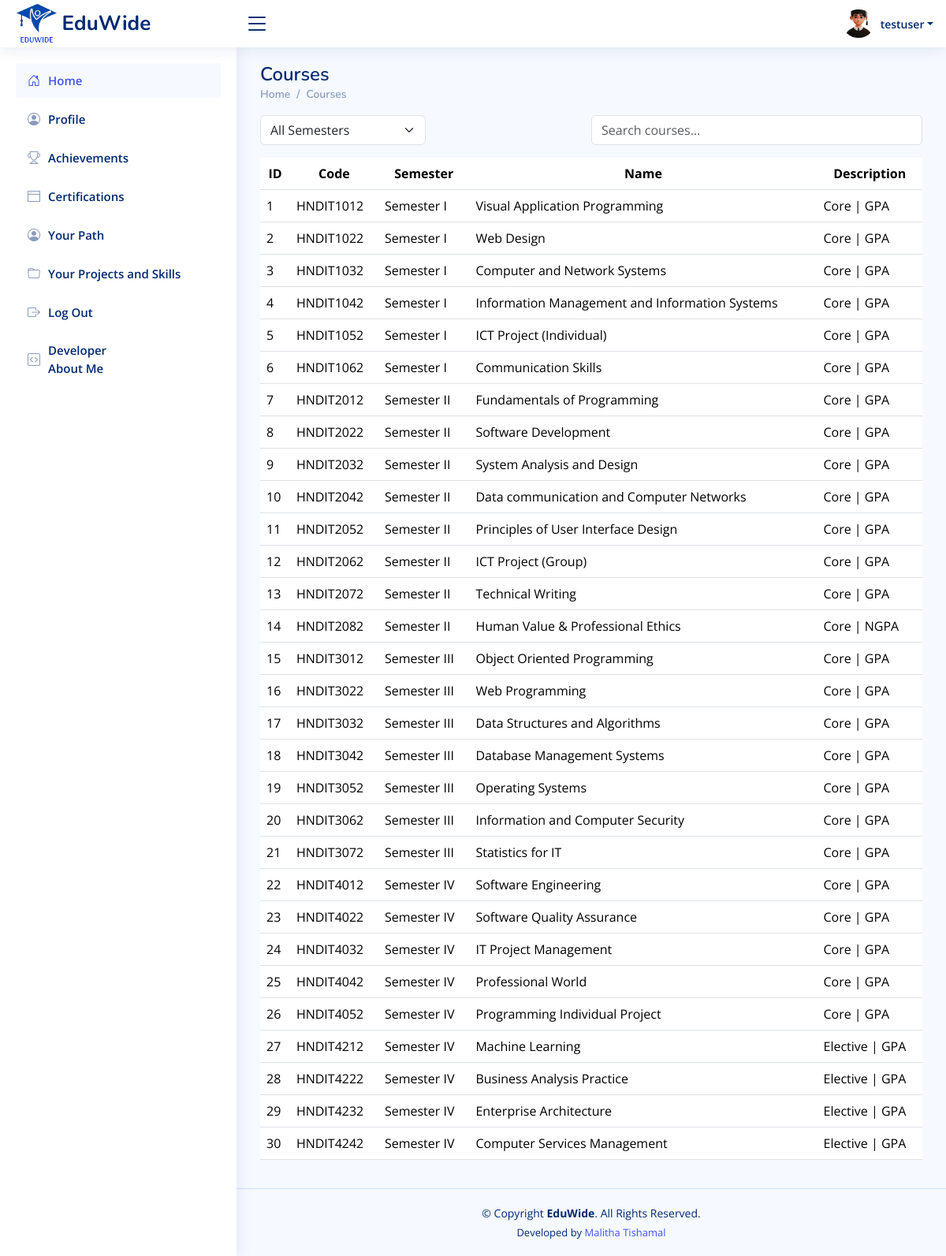
The app's page /oddstudents/pages-courses.php (signed in) with its own data.
### tables this page shows
CREATE TABLE `former_students` (
  `id` int(11) NOT NULL,
  `username` varchar(255) NOT NULL,
  `reg_id` varchar(255) NOT NULL,
  `nic` varchar(20) NOT NULL,
  `email` varchar(255) NOT NULL,
  `profile_picture` varchar(255) DEFAULT 'uploads/profile_pictures/default.png',
  `mobile` varchar(15) NOT NULL,
  `study_year` int(11) NOT NULL,
  `nowstatus` enum('study','work','intern','free') NOT NULL,
  `facebook` varchar(200) NOT NULL,
  `github` varchar(200) NOT NULL,
  `blog` varchar(200) NOT NULL,
  `linkedin` varchar(200) NOT NULL,
  `password` varchar(255) NOT NULL,
  `status` varchar(20) NOT NULL DEFAULT 'pending',
  `created_at` timestamp NOT NULL DEFAULT current_timestamp(),
  `updated_at` timestamp NOT NULL DEFAULT current_timestamp() ON UPDATE current_timestamp()
);

CREATE TABLE `subjects` (
  `id` int(11) NOT NULL,
  `semester` varchar(50) DEFAULT NULL,
  `code` varchar(20) DEFAULT NULL,
  `name` varchar(255) DEFAULT NULL,
  `description` varchar(255) DEFAULT NULL
);

### oddstudents/pages-courses.php (the view, shortened to what this page needs)
<?php
require_once '../includes/db-conn.php';
$user_id = $_SESSION['former_student_id'];
$sql = "SELECT * FROM former_students WHERE id = ?";
$stmt = $conn->prepare($sql);
$stmt->bind_param("i", $user_id);
$stmt->execute();
$result = $stmt->get_result();
$user = $result->fetch_assoc();
$sql = "SELECT * FROM subjects";
$result = $conn->query($sql);
?>
<!DOCTYPE html>
<html lang="en">
<head>
    <?php include_once("../includes/css-links-inc.php"); ?>
</head>
<body>
    <?php include_once("../includes/header.php") ?>
    <?php include_once("../includes/formers-sidebar.php") ?>
    <main id="main" class="main">
        <div class="pagetitle">
            <h1>Courses</h1>
            <nav>
                <ol class="breadcrumb">
                    <li class="breadcrumb-item"><a href="">Home</a></li>
                    <li class="breadcrumb-item"><a href="">Courses</a></li>
                </ol>
            </nav>
        </div>
        <section class="section">
            <div class="d-flex justify-content-between mb-3">
                <select id="semesterFilter" class="form-select w-25">
                    <option value="">All Semesters</option>
                </select>
                        <input type="text" id="searchInput" class="form-control w-50" placeholder="Search courses...">
            </div>
            <table id="courseDataTable" class="table ">
                <thead class="align-middle text-center">
                    <tr>
                        <th>ID</th>
                        <th>Code</th>
                        <th>Semester</th>
                        <th>Name</th>
                        <th>Description</th>
                    </tr>
                </thead>
                <tbody id="courseTable">
                    <?php
                    if ($result->num_rows > 0) {
                        while ($row = $result->fetch_assoc()) {
                            echo "<tr>";
                            echo "<td>" . $row['id'] . "</td>";
                            echo "<td>" . $row['code'] . "</td>";
                            echo "<td class='semester'>" . $row['semester'] . "</td>";
                            echo "<td class='course-name'>" . $row['name'] . "</td>";
                            echo "<td>" . $row['description'] . "</td>";
                            echo "</tr>";
                        }
                    } else {
                        echo "<tr><td colspan='6' class='text-center'>No Courses.</td></tr>";
                    }
                    ?>
                </tbody>
            </table>
        </section>
    </main>
    <?php include_once("../includes/footer.php") ?>
</body>
</html>

### includes/header.php (shortened to what this page needs)
<header id="header" class="header fixed-top d-flex align-items-center">
    <div class="d-flex align-items-center justify-content-between">
        <a href="" class="logo d-flex align-items-center">
            <img src="<?php echo $base_url; ?>assets/images/logos/eduwide-logo.png" alt="">
            <span class="d-none d-lg-block">EduWide</span>
        </a>
        <i class="bi bi-list toggle-sidebar-btn"></i>
    </div>
    <nav class="header-nav ms-auto">
        <ul class="d-flex align-items-center">
            <?php
                $profilePic = isset($user['profile_picture']) && $user['profile_picture'] ? $user['profile_picture'] : 'default.png';
            ?>
            <li class="nav-item dropdown pe-3">
                <a class="nav-link nav-profile d-flex align-items-center pe-0" href="#" data-bs-toggle="dropdown">
                   <img id="profilePicture" src="<?php echo $profilePic; ?>" alt="Profile Picture" class="rounded-circle" style="width: 40px !important; height: 40px !important; object-fit: cover;">
                    <span class="d-none d-md-block dropdown-toggle ps-2"><?php echo htmlspecialchars($user['username']); ?></span>
                </a>
            </li>
        </ul>
    </nav>
</header>

### assets/css/style.css (style rules this page uses)
:root { scroll-behavior: smooth; }
body { font-family: "Open Sans", sans-serif; background: #f6f9ff; color: #444444; }
a { color: #4154f1; text-decoration: none; }
h1, h2, h3, h4, h5, h6 { font-family: "Nunito", sans-serif; }
#main { margin-top: 60px; padding: 20px 30px; transition: all 0.3s; }
.pagetitle { margin-bottom: 10px; }
.pagetitle h1 { font-size: 24px; margin-bottom: 0; font-weight: 600; color: #012970; }
.breadcrumb { font-size: 14px; font-family: "Nunito", sans-serif; color: #899bbd; font-weight: 600; }
.breadcrumb a { color: #899bbd; transition: 0.3s; }
.breadcrumb .breadcrumb-item::before { color: #899bbd; }
.logo { line-height: 1; }
@media (min-width: 1200px) { .logo { width: 280px; } }
.logo img { max-height: 50px; margin-right: 6px; }
.logo span { font-size: 26px; font-weight: 700; color: #012970; font-family: "Nunito", sans-serif; }
.header { transition: all 0.5s; z-index: 997; height: 60px; box-shadow: 0px 2px 20px rgba(1, 41, 112, 0.1); background-color: #fff; padding-left: 20px; }
.header .toggle-sidebar-btn { font-size: 32px; padding-left: 10px; cursor: pointer; color: #012970; }
.header-nav ul { list-style: none; }
.header-nav>ul { margin: 0; padding: 0; }
.header-nav .nav-profile { color: #012970; }
.header-nav .nav-profile img { max-height: 36px; }
.header-nav .nav-profile span { font-size: 14px; font-weight: 600; }
@media (min-width: 1200px) { #main, #footer { margin-left: 300px; } }

### records on screen
former_students: profile_picture (placeholder picture), username "testuser"
subjects: id "1", code "HNDIT1012", semester "Semester I", name "Visual Application Programming", description "Core | GPA"
subjects: id "2", code "HNDIT1022", semester "Semester I", name "Web Design", description "Core | GPA"
subjects: id "3", code "HNDIT1032", semester "Semester I", name "Computer and Network Systems", description "Core | GPA"
subjects: id "4", code "HNDIT1042", semester "Semester I", name "Information Management and Information Systems", description "Core | GPA"
subjects: id "5", code "HNDIT1052", semester "Semester I", name "ICT Project (Individual)", description "Core | GPA"
subjects: id "6", code "HNDIT1062", semester "Semester I", name "Communication Skills", description "Core | GPA"
subjects: id "7", code "HNDIT2012", semester "Semester II", name "Fundamentals of Programming", description "Core | GPA"
subjects: id "8", code "HNDIT2022", semester "Semester II", name "Software Development", description "Core | GPA"
subjects: id "9", code "HNDIT2032", semester "Semester II", name "System Analysis and Design", description "Core | GPA"
subjects: id "10", code "HNDIT2042", semester "Semester II", name "Data communication and Computer Networks", description "Core | GPA"
subjects: id "11", code "HNDIT2052", semester "Semester II", name "Principles of User Interface Design", description "Core | GPA"
subjects: id "12", code "HNDIT2062", semester "Semester II", name "ICT Project (Group)", description "Core | GPA"
subjects: id "13", code "HNDIT2072", semester "Semester II", name "Technical Writing", description "Core | GPA"
subjects: id "14", code "HNDIT2082", semester "Semester II", name "Human Value & Professional Ethics", description "Core | NGPA"
subjects: id "15", code "HNDIT3012", semester "Semester III", name "Object Oriented Programming", description "Core | GPA"
subjects: id "16", code "HNDIT3022", semester "Semester III", name "Web Programming", description "Core | GPA"
subjects: id "17", code "HNDIT3032", semester "Semester III", name "Data Structures and Algorithms", description "Core | GPA"
subjects: id "18", code "HNDIT3042", semester "Semester III", name "Database Management Systems", description "Core | GPA"
subjects: id "19", code "HNDIT3052", semester "Semester III", name "Operating Systems", description "Core | GPA"
subjects: id "20", code "HNDIT3062", semester "Semester III", name "Information and Computer Security", description "Core | GPA"
subjects: id "21", code "HNDIT3072", semester "Semester III", name "Statistics for IT", description "Core | GPA"
subjects: id "22", code "HNDIT4012", semester "Semester IV", name "Software Engineering", description "Core | GPA"
subjects: id "23", code "HNDIT4022", semester "Semester IV", name "Software Quality Assurance", description "Core | GPA"
subjects: id "24", code "HNDIT4032", semester "Semester IV", name "IT Project Management", description "Core | GPA"
subjects: id "25", code "HNDIT4042", semester "Semester IV", name "Professional World", description "Core | GPA"
subjects: id "26", code "HNDIT4052", semester "Semester IV", name "Programming Individual Project", description "Core | GPA"
subjects: id "27", code "HNDIT4212", semester "Semester IV", name "Machine Learning", description "Elective | GPA"
subjects: id "28", code "HNDIT4222", semester "Semester IV", name "Business Analysis Practice", description "Elective | GPA"
subjects: id "29", code "HNDIT4232", semester "Semester IV", name "Enterprise Architecture", description "Elective | GPA"
subjects: id "30", code "HNDIT4242", semester "Semester IV", name "Computer Services Management", description "Elective | GPA"
